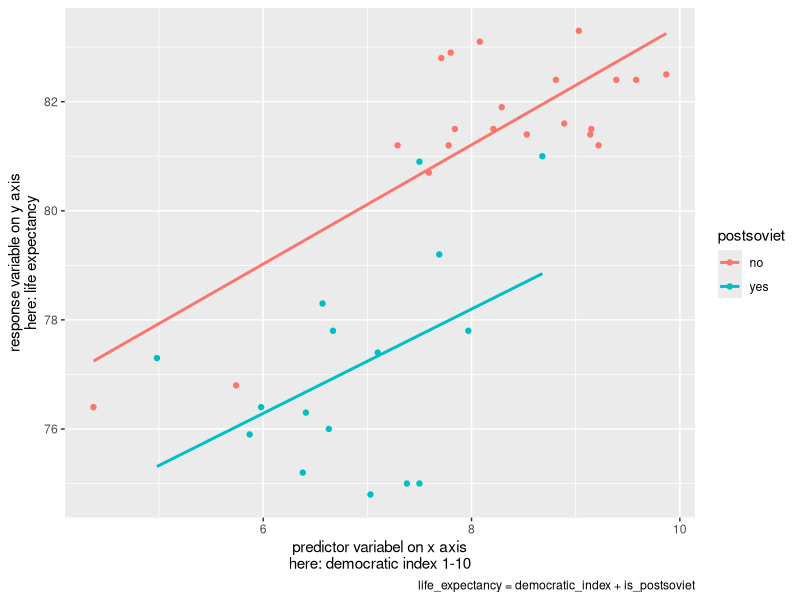
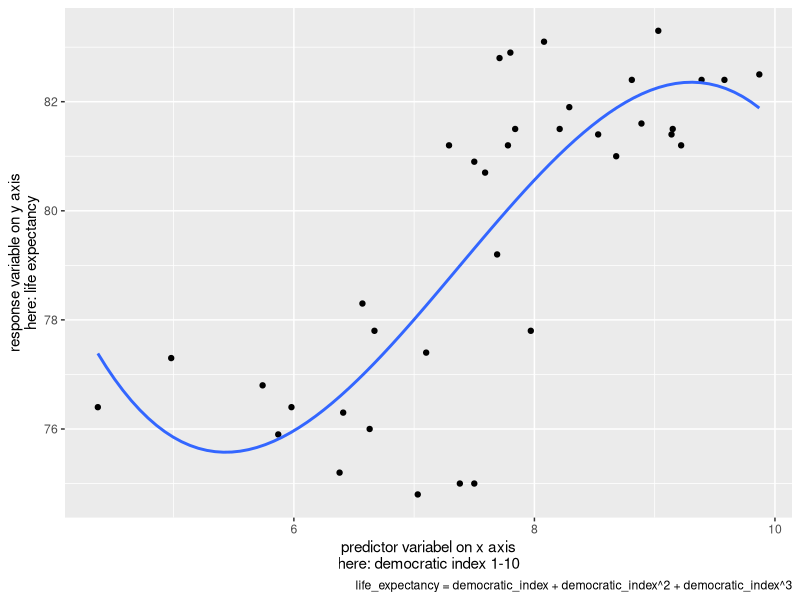

R code for these plots, in order:
## ---- chunk 1
knitr::opts_chunk$set(echo = FALSE)

library(tidyverse)
library(here)

countries <- read.csv(here("data", "countries.csv"))
## ---- chunk 2

countries <- read.csv(here("data", "countries.csv"))

countries %>%
  ggplot(aes(x= dem_index, y = life_exp, color = postsoviet)) +
  geom_point()+
  geom_smooth(method = "lm", se = FALSE, formula = y ~ x) +
  labs(x = "predictor variabel on x axis\nhere: democratic index 1-10",
       y = "response variable on y axis\nhere: life expectancy",
       caption = "life_expectancy = democratic_index + is_postsoviet")

countries %>%
  ggplot(aes(x= dem_index, y = life_exp)) +
  geom_point()+
  geom_smooth(method = "lm", se = FALSE, formula = y ~ poly(x,3)) +
  labs(x = "predictor variabel on x axis\nhere: democratic index 1-10",
       y = "response variable on y axis\nhere: life expectancy",
       caption = "life_expectancy = democratic_index + democratic_index^2 + democratic_index^3")
